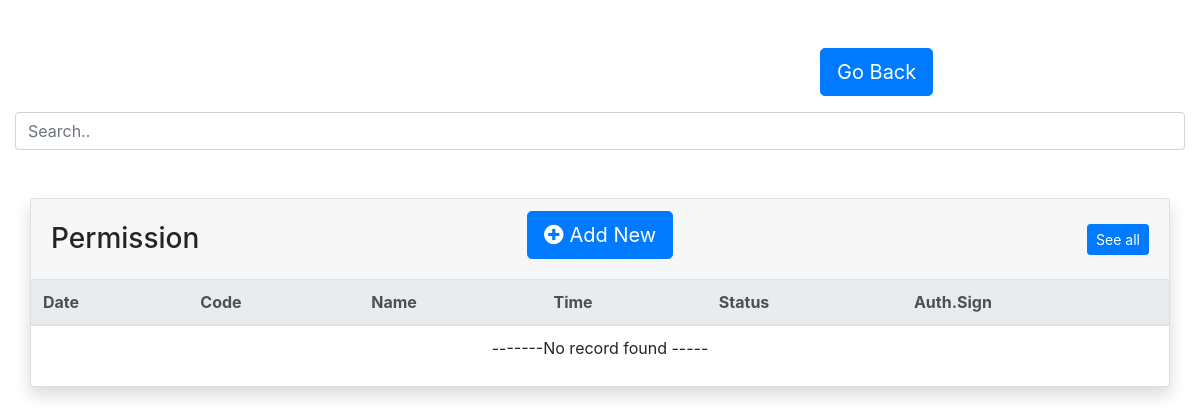
/permissionslip/demo.php, run on an earlier commit of the app's database.
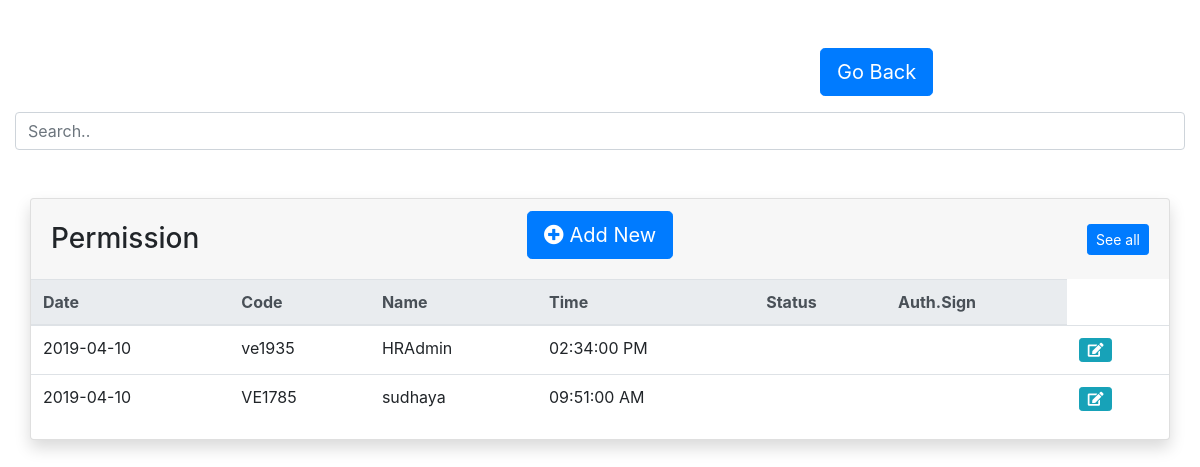
And on a later commit of the database.
### tables this page shows
CREATE TABLE `permission_slip` (
  `p_id` int(50) NOT NULL,
  `date` date NOT NULL,
  `code` varchar(100) NOT NULL,
  `name` varchar(100) NOT NULL,
  `time` time NOT NULL,
  `emp_sign` varchar(200) NOT NULL,
  `status` varchar(500) NOT NULL,
  `auth_sign` varchar(200) NOT NULL
);

### permissionslip/demo.php (the view, shortened to what this page needs)
<?php
    include('../config.php');
	 $today = date('Y-m-d');
    $result = $db->query("SELECT p_id,date,code,name,TIME_FORMAT(time, '%r')time,emp_sign,status,auth_sign FROM permission_slip  WHERE DATE(date) = '$today' ORDER BY p_id DESC ");
	$data_record = $result->num_rows;
?>
<html>
<head>
   <link rel="stylesheet" href="https://maxcdn.bootstrapcdn.com/bootstrap/4.2.1/css/bootstrap.min.css">
   <link rel="stylesheet" href="https://use.fontawesome.com/releases/v5.6.3/css/all.css">
<link href="//cdnjs.cloudflare.com/ajax/libs/bootstrap-datetimepicker/4.17.37/css/bootstrap-datetimepicker.css" rel="stylesheet"/>
</head>
<body class="bg-default">
<br/><br/>
<div class="main-content">
<div class="row">
      <div class="col-md-4"></div>
      <div class="col-md-4"> <h2> </h2></div>
      <div class="col-md-4">
		 <a href ="http://192.168.0.64/viaridash/viari.php" class="btn btn-primary back btn-lg">Go Back</a>
      </div>
  </div>
 <div class="container-fluid mt--7">
  <input class="form-control" id="myInput" type="text" placeholder="Search..">
    <div class="container-fluid mt--7">
      <div class="row mt-5">
        <div class="col-xl-12 mb-5 mb-xl-0">
          <div class="card shadow">
            <div class="card-header border-0">
              <div class="row align-items-center">
                <div class="col">
                  <h3 class="mb-0">Permission</h3>
                </div>
				<h3><a data="page_0" class="model_form btn btn-block btn-primary btn-lg" data-toggle="modal" href="#"><i class="fas fa-plus-circle"></i> Add New</a></h3>
                <div class="col text-right">
                  <a href="#!" class="btn btn-sm btn-primary">See all</a>
                </div>
              </div>
            </div>
            <div class="table-responsive">
              <table class="table align-items-center table-flush">
                <thead class="thead-light">
                  <tr>
                    <th scope="col">Date</th>
					<th scope="col">Code</th>
					<th scope="col">Name</th>
                    <th scope="col">Time</th>
					<th scope="col">Status</th>
					<th scope="col">Auth.Sign</th>
                  </tr>
                </thead>
				<tbody id="myTable">
                <?php if(isset($result) && ($data_record) > 0)  : $i=1; ?>
                    <?php  while ($users = mysqli_fetch_object($result)) { ?>
                        <tr class="<?=$users->p_id?>_del">
                            <td><?=$users->date;?></td>
                            <td><?=$users->code;?></td>
                            <td><?=$users->name;?></td>
                            <td><?=$users->time;?></td>
							<td><?=$users->status;?></td>
							<td><?=$users->auth_sign;?></td>
                            <td><a data="<?php echo 'page_'.$users->p_id ?>" class="model_form btn btn-info btn-sm" href="#"> <span> <i class="fas fa-edit"></i></span></a>
                            </td>
                        </tr>
                <?php $i++; } ?>
            <?php else : echo '<tr><td colspan="8"><div align="center">-------No record found -----</div></td></tr>'; ?>
           <?php endif; ?>
            </tbody>
              </table>
    </div>
	</div>
            </div>
          </div>
		  <br/>
        </div>
      </div>
  </div>
   <link href="./assets/vendor/@fortawesome/fontawesome-free/css/all.min.css" rel="stylesheet">

What changed in the data, as far as the page shows it:
added permission_slip: date "2019-04-10", code "ve1935", name "HRAdmin", time "02:34:00 PM"
added permission_slip: date "2019-04-10", code "VE1785", name "sudhaya", time "09:51:00 AM"
Also different on the page:
text no longer shown: "-------No record found -----"
